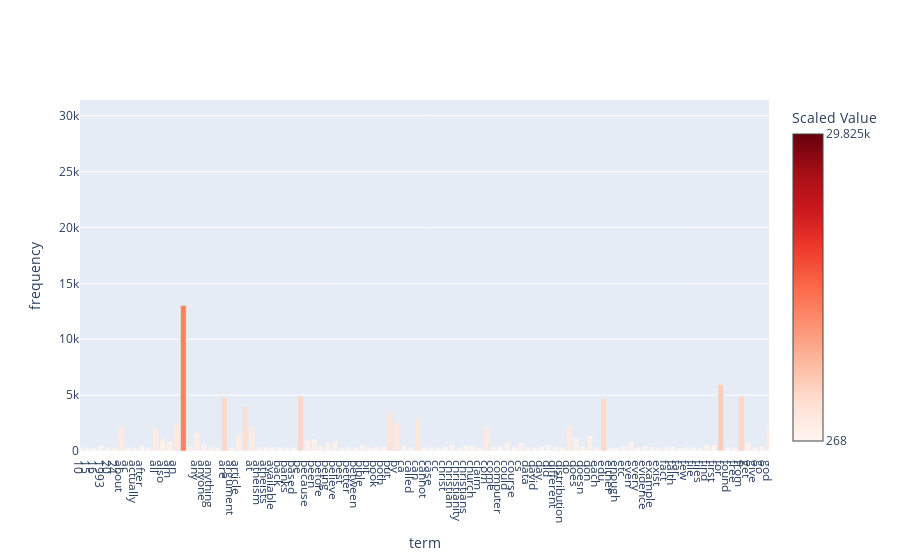

Notebook code cell kept with this figure:
### Code cell
# Answer here
# get top 300 most frequent term's indices
top_300_indices = term_frequencies.argsort()[::-1][:300]
# sort them back in the original order(optional, this is just to show the plot x-lable in the original order(that is alphabetical))
top_300_indices = top_300_indices[np.argsort(top_300_indices)]
print(top_300_indices)

top_300_features = [count_vect.get_feature_names_out()[i] for i in top_300_indices]
print(top_300_features)

x = top_300_features
y = term_frequencies[top_300_indices]

# fig = px.bar(x=x, y=y)
fig = go.Figure()
fig.add_trace(go.Bar(x=x, y=y,
                    marker=dict(
                    color=y,
                    colorscale='Reds', 
                    colorbar=dict(title='Scaled Value', tickvals=[min(y), max(y)]) 
                )))


# Create a layout for the chart
fig.update_xaxes(
    title_text="term",
    fixedrange=False,
    range=[0, 100],
    constrain="domain",
    tickmode='array',  # Set tickmode to 'array' to use an array of tickvals
    tickvals=list(range(len(x))),  # Set tickvals to the range of x-values
    ticktext=x,  # Set ticktext to the x-labels
    autorange=False, showline=True
)

fig.update_yaxes(
    title_text="frequency",
    fixedrange=True
)
fig.update_layout(hovermode="x")
fig.show(config={"scrollZoom": True, "displayModeBar": True})

### Figure 1 — Plotly figure (JSON) as saved in the notebook; plotly's stock layout.template omitted (floating-point values rounded to 4 significant figures; data arrays with more than 128 entries replaced by an {"elided": "..."} marker saying what was removed)
{"data": [{"marker": {"color": {"elided": "300 int values"}, "colorbar": {"tickvals": [268, 29825], "title": {"text": "Scaled Value"}}, "colorscale": [[0, "rgb(255,245,240)"], [0.125, "rgb(254,224,210)"], [0.25, "rgb(252,187,161)"], [0.375, "rgb(252,146,114)"], [0.5, "rgb(251,106,74)"], [0.625, "rgb(239,59,44)"], [0.75, "rgb(203,24,29)"], [0.875, "rgb(165,15,21)"], [1, "rgb(103,0,13)"]]}, "type": "bar", "x": {"elided": "300 str values"}, "y": {"elided": "300 int values"}}], "layout": {"hovermode": "x", "xaxis": {"autorange": false, "constrain": "domain", "fixedrange": false, "range": [0, 100], "showline": true, "tickmode": "array", "ticktext": {"elided": "300 str values"}, "tickvals": {"elided": "300 int values"}, "title": {"text": "term"}}, "yaxis": {"fixedrange": true, "title": {"text": "frequency"}}}}
